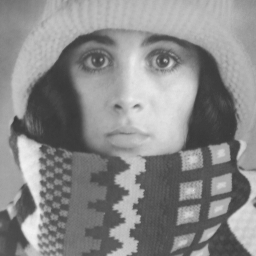
#> input picture Week4/data/trui.png, 256 x 256 px
$ python Opdracht_53.py   (Python 2 division)
#> lines starting #> are read from the running program, lines starting #| are printed output that depends on the picture
# Names:        Kwan Win Chung, Matthijs Thoolen & Younes Ouazref
# StudentIds:   10729585 , 10447822 & 10732519
# Group:        20
#
# Comments: In deze file is de code voor opdracht PCA: 5.3 van lab 4 gemaakt.


from pylab import *
import numpy as np
import matplotlib.pyplot as plt


# Functie leest het plaatje in en laat het ook zien bij het uncommenten
# van de stukjes code.
def readIn():

	a = imread('data/trui.png')
#> a is the input picture: shape (256, 256) float32; min 0.22, max 0.945, mean 0.54

	# figure(1)
	# subplot(1,2,1)
	# imshow(a, cmap=cm.gray)

	d = a[100:125,100:125]
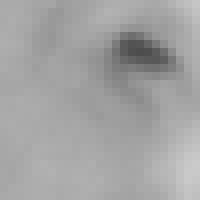
#> d: shape (25, 25) float32 (shown 8 times larger); min 0.302, max 0.792, mean 0.639

	# subplot(1,2,2)
	# imshow(d, cmap=cm.gray)
	# plt.show()

	return a, d

# Deze funcite berekend de covariance
def covariance(im, detail):

	# Neem de afmetingen van de image.
	l1, r1 = im.shape
#> l1 = 256; r1 = 256
	# Neem de afmetingen van de detail.
	l2, r2 = detail.shape
#> l2 = 25; r2 = 25

	# S is een 625 * 625 matrix, nu even gevuld met nullen.
	S = zeros((l2 * r2, l2 * r2))

	# Manier om het aantal details te berekenen.
	l = l1 - l2 + 1
#> l = 232
	r = r1 - r2 + 1
#> r = 232
	aantalDetails = l * r # 53824
#> aantalDetails = 53824

	# Vul de array met waarden uit de originele image. De forloops loopen
	# 231 * 231 keer over de waarden heen.
	# De berekeningen komen uit de pdf van de opdracht.
	for x in range(l1 - l2):
		for y in range(r1 - r2):
			# Neem de hoeveelheid die is gegeven van de detail en stop die in xi.
			xi = im[x : (x + l2), y : (y + r2)].reshape(l2 * r2, 1)
			# Neem de dot product van xi en xi transpose.
			S += np.dot(xi, xi.transpose())
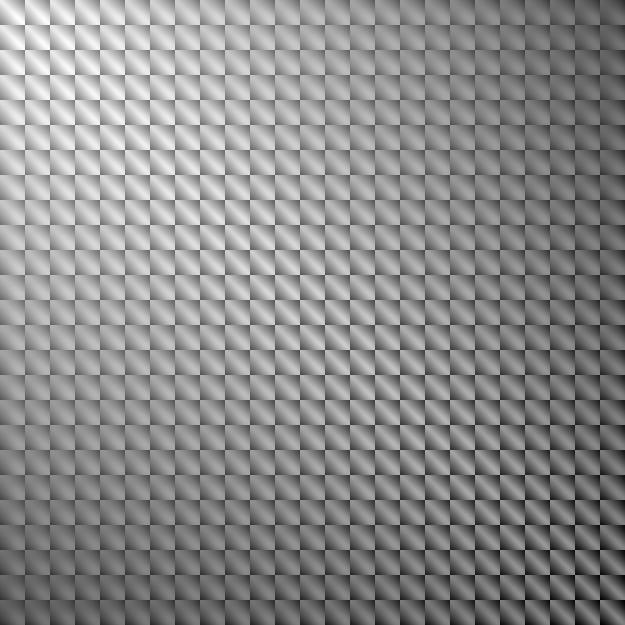
#> S: shape (625, 625) float64; min 10767.2, max 13088.8, mean 12038.9; drawn with min black and max white

	# de covariance S = X*X^t / (N - 1)
	S /= float(aantalDetails - 1)

	return S


# Gegeven in het document. Berekend de eigenwaardes.
def sortedeig(M):
	d, U = eig(M)
	si = argsort(d)[-1::-1]
	d = d[si]
	U = U[:,si]
	return (d,U)

# Plot de scree diagram. De eerste 25 eigenvalues worden weergegeven.
# (De rest van de eigenwaardes is bijna niet meer te zien.)
def plot_scree_diagram(d):

	# Maak een array met waarden 0,..,24
	x = []
	for i in range(25):
		x.append(i)

	fig1 = plt.figure()
	# d is gerangschikt van hoog naar laag.
	plt.plot(x, d[0:25])
	plt.show()


if __name__ == '__main__':

	print "De code runt nu dit kan even duren."

	im, detail = readIn()
#> (the run stopped early here; a loop or call above may not have finished)
